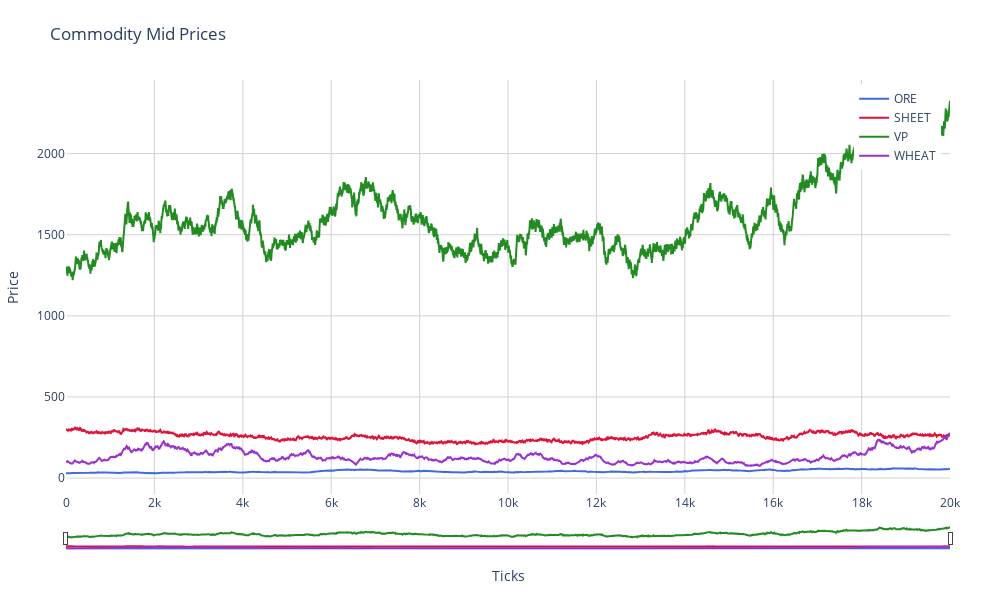

This figure's notebook cell:
### Code cell
import plotly.graph_objects as go
import numpy as np

# Create the figure
fig = go.Figure()

# Add all four commodities using proper arrays for x-axis
fig.add_trace(go.Scatter(
    x=np.arange(len(ore['mid'])),
    y=ore['mid'], 
    name='ORE', 
    line=dict(width=2, color='royalblue'),
    mode='lines'
))

fig.add_trace(go.Scatter(
    x=np.arange(len(sheet['mid'])),
    y=sheet['mid'], 
    name='SHEET', 
    line=dict(width=2, color='crimson'),
    mode='lines'
))

fig.add_trace(go.Scatter(
    x=np.arange(len(vp['mid'])),
    y=vp['mid'], 
    name='VP', 
    line=dict(width=2, color='forestgreen'),
    mode='lines'
))

fig.add_trace(go.Scatter(
    x=np.arange(len(wheat['mid'])),
    y=wheat['mid'], 
    name='WHEAT', 
    line=dict(width=2, color='darkorchid'),
    mode='lines'
))

# Update layout
fig.update_layout(
    title='Commodity Mid Prices',
    xaxis_title='Ticks',
    yaxis_title='Price',
    
    # Configure legend as checkboxes
    legend=dict(
        itemclick="toggle",
        itemdoubleclick="toggleothers",
        yanchor="top",
        y=0.99,
        xanchor="right",
        x=0.99
    ),
    
    # Configure x-axis as numeric
    xaxis=dict(
        type="linear",
        rangeslider=dict(visible=True, thickness=0.05),
        gridcolor='lightgray',
        showgrid=True
    ),
    
    # Regular y-axis
    yaxis=dict(
        showgrid=True,
        gridcolor='lightgray',
        zeroline=False
    ),
    
    # Improve overall appearance
    plot_bgcolor='white',
    margin=dict(l=50, r=50, t=80, b=50),
    height=600,
    width=1000,
    hovermode="x unified"  # Show all values at the same x position
)

# Hover information
fig.update_traces(
    hovertemplate='<b>%{fullData.name}</b>: %{y:.2f}<extra></extra>'
)

# Show the figure
fig.show()

### Figure 1 — Plotly figure (JSON) as saved in the notebook; plotly's stock layout.template omitted (floating-point values rounded to 4 significant figures; data arrays with more than 128 entries replaced by an {"elided": "..."} marker saying what was removed)
{"data": [{"hovertemplate": "<b>%{fullData.name}</b>: %{y:.2f}<extra></extra>", "line": {"color": "royalblue", "width": 2}, "mode": "lines", "name": "ORE", "type": "scatter", "x": {"elided": "20000 int values"}, "y": {"elided": "20000 float values"}}, {"hovertemplate": "<b>%{fullData.name}</b>: %{y:.2f}<extra></extra>", "line": {"color": "crimson", "width": 2}, "mode": "lines", "name": "SHEET", "type": "scatter", "x": {"elided": "20000 int values"}, "y": {"elided": "20000 float values"}}, {"hovertemplate": "<b>%{fullData.name}</b>: %{y:.2f}<extra></extra>", "line": {"color": "forestgreen", "width": 2}, "mode": "lines", "name": "VP", "type": "scatter", "x": {"elided": "20000 int values"}, "y": {"elided": "20000 float values"}}, {"hovertemplate": "<b>%{fullData.name}</b>: %{y:.2f}<extra></extra>", "line": {"color": "darkorchid", "width": 2}, "mode": "lines", "name": "WHEAT", "type": "scatter", "x": {"elided": "20000 int values"}, "y": {"elided": "20000 float values"}}], "layout": {"height": 600, "hovermode": "x unified", "legend": {"itemclick": "toggle", "itemdoubleclick": "toggleothers", "x": 0.99, "xanchor": "right", "y": 0.99, "yanchor": "top"}, "margin": {"b": 50, "l": 50, "r": 50, "t": 80}, "plot_bgcolor": "white", "title": {"text": "Commodity Mid Prices"}, "width": 1000, "xaxis": {"gridcolor": "lightgray", "rangeslider": {"thickness": 0.05, "visible": true}, "showgrid": true, "title": {"text": "Ticks"}, "type": "linear"}, "yaxis": {"gridcolor": "lightgray", "showgrid": true, "title": {"text": "Price"}, "zeroline": false}}}
